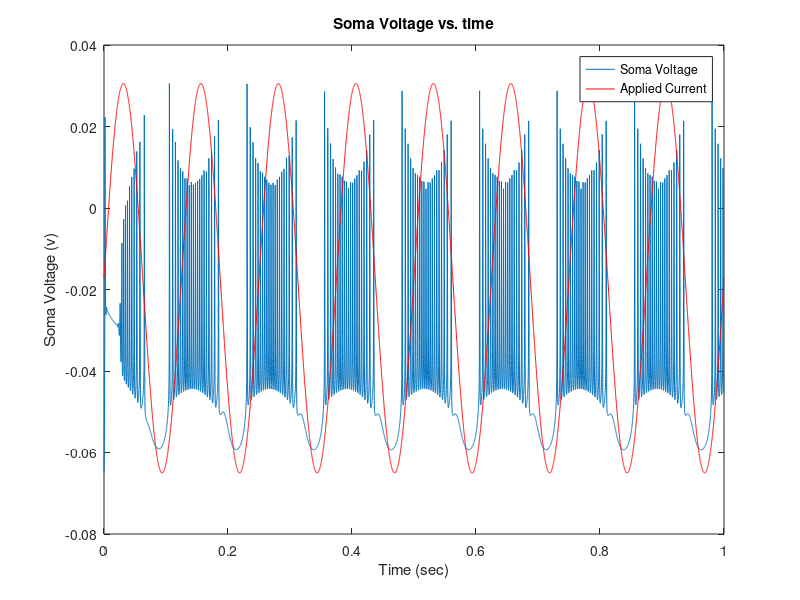

Source code (MATLAB):
% Question 1 a
% This model is the two-compartment alternative to the Pinsky-Rinzel model (1994)
clear
dt = 0.0001; %.1 ms
tmax=1;

iclamp_flag = 1; % if this is 1, run under current clamp conditions
vclamp_flag = 0; % otherwise this should be 1, for voltage clamp conditions

vstart = 0.25;  % time to step voltage
vlength = 0.5;  % length of voltage step
V0 = -0.080     % initial voltage before step
Ve = -0.040;    % value of votage stepped to

E_L = -0.065;   % leak reversal potential
E_Na = 0.055;   % reversal for sodium channels
E_K = -0.090;   % reversal for potassium channels

g_LD = 1.8e-6;     % specific leak conductance in Siemens per mm-square
g_LS = 1.8e-6;     % specific leak conductance in Siemens per mm-square
g_Na = 0.55e-3;   % specific sodium conductance
g_Na = 0.75e-3;
g_K = 0.25e-3;    % specific potassium conductance
g_NaP = 2e-6;    % persistent sodium conductance
g_KS = 20e-6;      % Slow Potassium conductance

g_Link = 12e-6; % conductance linking dendrite and soma divided by total membrane area
%g_Link = 500e-6; % conductance linking dendrite and soma divided by total membrane area

S_frac = 0.15;  % fraction of total membrane area that is soma
D_frac = 1-S_frac; % rest of area is dendritic

g_S_Link = g_Link/S_frac; %link conductance divided by somatic area
g_D_Link = g_Link/D_frac; % link conductance divided by dendritic area

cm = 10e-9;     % specific membrane capacitance in Farads per mm-square

t=0:dt:tmax;        % time vector
VS=zeros(size(t));  % somatic voltage vector
VD=zeros(size(t));  % dendritic voltage vector

I_L= zeros(size(t));
I_Na = zeros(size(t));
I_K = zeros(size(t));
I_NaP = zeros(size(t));
I_KS = zeros(size(t));
IS = zeros(size(t));
ID = zeros(size(t));
I_Link = zeros(size(t));
I_LD = zeros(size(t));
I_LS = zeros(size(t));

if ( iclamp_flag ) % i.e. if in current-clamp mode 
    VS(1) = E_L;    % set the inititial value of somatic voltage     
    VD(1) = E_L;    % set the inititial value of dendritic voltage     
end

n=zeros(size(t));   % n: potassium activation gating variable
n(1) = 0.0;         % start off at zero
m=zeros(size(t));   % m: sodium activation gating variable
m(1) = 0.0;         % start off at zero
h=zeros(size(t));   % h: sodim inactivation gating variplot(t,V)able
h(1) = 0.0;         % start off at zero

a=zeros(size(t));   % A-current activation gating variable
a(1) = 0.0;         % start off at zero
b=zeros(size(t));   % A-current inactivation gating variable
b(1) = 0.0;         % start off at zero

mnap=zeros(size(t)); % persistent sodium current activation gating variable
mnap(1) = 0.0;          
mks=zeros(size(t)); % slow potassium activation gating variable
mks(1) = 0.0;

%%%%%%%%%%%%%%%%%%%%%%%%%%%%Code Added Below%%%%%%%%%%%%%%%%%%%%%%%%%%
Amplitude1 = 100e-9;        %amplitude
VerticalShift1 = 300e-9;    %Y shift
Period = 8;                 %Period

%create current
Iapp= Amplitude1*sin(2*pi*Period*t)+VerticalShift1;

%create spike vector
spikes = zeros(size(t));    %initialize to 0's
threshold = 0;              %What we count as a spike

%%%%%%%%%%%%%%%%%%%%%%%%%%%%Code Added Above%%%%%%%%%%%%%%%%%%%%%%%%%%

Vapp=zeros(size(t)); % Applied voltage, relevant in voltage-clamp mode
if ( vclamp_flag )
    for i = 1:round(vstart/dt)          % % make V0 before pulse
        Vapp(i) = V0;
    end
    for i=round(vstart/dt)+1:round((vstart+vlength)/dt) % make Ve for duration of voltage pulse
        Vapp(i) = Ve;
    end
    for i=round((vstart+vlength)/dt):length(Vapp) % make V0 following pulse
        Vapp(i) = V0;
    end
end

for i = 2:length(t); % now see how things change through time
    I_LS(i) = g_LS*(E_L-VS(i-1));
    I_LD(i) = g_LD*(E_L-VD(i-1));
   
    Vm = VS(i-1)*1000; % converts voltages to mV
    VmD = VD(i-1)*1000; % converts voltages to mV
    
    % Sodium and potassium gating variables are defined by the
    % voltage-dependent transition rates between states, labeled alpha and
    % beta. 
    if ( Vm == -31 ) 
        alpha_m = 10;
    else 
        alpha_m = 1*(Vm+31)/(1-exp(-0.1*(Vm+31)));
    end
    beta_m = 40*exp(-(Vm+56)/18);

    alpha_h = 0.233*exp(-0.05*(Vm+47));
    beta_h = 3.33/(1+exp(-0.1*(Vm+17)));
    

    if ( Vm == -34 ) 
       alpha_n = 0.033/0.1;
    else
        alpha_n = 0.033*(Vm+34)/(1-exp(-0.1*(Vm+34)));
    end
    beta_n = 0.417*exp(-0.0125*(Vm+44));
     
    % From the alpha and beta for each gating variable we find the steady
    % state values (_inf) and the time constants (tau_) for each m,h and n.
    
    tau_m = 1e-3/(alpha_m+beta_m);      % time constant converted from ms to sec
    m_inf = alpha_m/(alpha_m+beta_m);
 
    if( m_inf < 0 ) 
        m_inf = 0;
    end
    if ( m_inf > 1 ) 
        m_inf = 1;
    end
        
    tau_h = 1e-3/(alpha_h+beta_h);      % time constant converted from ms to sec
    h_inf = alpha_h/(alpha_h+beta_h);
    if ( h_inf < 0 ) 
        h_inf = 0;
    end
    if ( h_inf > 1 )
        h_inf = 1;
    end
    
    tau_n = 1e-3/(alpha_n+beta_n);      % time constant converted from ms to sec
    n_inf = alpha_n/(alpha_n+beta_n);   
    if ( n_inf < 0 ) 
        n_inf = 0;
    end
    if ( n_inf > 1 ) 
        n_inf = 1;
    end
    
    m(i) = m_inf - (m_inf-m(i-1))*exp(-dt/tau_m);    % Update m, assuming time constant is neglible.
    
    h(i) = h_inf - (h_inf-h(i-1))*exp(-dt/tau_h);    % Update h
    
    n(i) = n_inf - (n_inf-n(i-1))*exp(-dt/tau_n);    % Update n
    
    % For the persistent sodium current, activation is assumed so fast that
    % steady state value is reached immediately with no timec onstant.
    
    mnap_inf = 1/(1+exp(-(VmD+57.7)/7.7));
       
    mnap(i) = mnap_inf;    % Update mnap
    
    % Now the slow potassium conductance:
    
    mks_inf = 1/(1+exp(-(VmD+35)/6.5));
    tau_mks = 200e-3/( exp(-(VmD+55)/30) +exp((VmD+55)/30) );
   
    mks(i) = mks_inf - (mks_inf-mks(i-1))*exp(-dt/tau_mks);
    
    g_Na_now = g_Na*m(i)*m(i)*m(i)*h(i);
    I_Na(i) = g_Na_now*(E_Na-VS(i-1)); % sodium current in soma
    
    g_K_now = g_K*n(i)*n(i)*n(i)*n(i);
    I_K(i) = g_K_now*(E_K-VS(i-1)); % potassium delayed rectifier current, soma
    
    g_NaP_now = g_NaP*mnap(i)*mnap(i)*mnap(i);
    I_NaP(i) = g_NaP_now*(E_Na-VD(i-1)); % persistent sodium current in dendrite
    
    g_KS_now = g_KS*mks(i);
    I_KS(i) = g_KS_now*(E_K-VD(i-1)); % slow potassium current in dendrite
    
    I_Link(i) = g_Link*(VD(i-1)-VS(i-1));
    
    IS(i) = I_LS(i)+I_Na(i)+I_K(i)+I_Link(i)/S_frac; % total current in soma
    ID(i) = I_LD(i)+I_NaP(i)+I_KS(i)-I_Link(i)/D_frac; % total current in dendrite
    
    gS_Tot = g_LS+g_Na_now+g_K_now+g_S_Link;
    VS_inf = (g_LS*E_L + g_Na_now*E_Na + g_K_now*E_K ...
            + VD(i-1)*g_S_Link)/gS_Tot;
                   
    gD_Tot = g_LD+g_NaP_now+g_KS_now+g_D_Link;
    VD_inf = (g_LD*E_L + g_NaP_now*E_Na + g_KS_now*E_K ...
            + VS(i-1)*g_D_Link + Iapp(i))/gD_Tot;
                   
    VS(i) = VS_inf - (VS_inf-VS(i-1))*exp(-dt*gS_Tot/cm);  % Update the membrane potential, V.
    VD(i) = VD_inf - (VD_inf-VD(i-1))*exp(-dt*gD_Tot/cm);  % Update the membrane potential, V.

    if ( vclamp_flag )      % if we are using voltage clamp
        VS(i) = Vapp(i);     % ignore the voltage integration and set V to be the applied voltage
    end
    
%%%%%%%%%%%%%%%%%%%%%%Code Added Below%%%%%%%%%%%%%%%%%%%%%%%%%%
    if( VS(i) >= threshold && VS(i-1) < threshold) %count as spike
        spikes(i) = 1;
    end
%%%%%%%%%%%%%%%%%%%%%%Code Added Above%%%%%%%%%%%%%%%%%%%%%%%%%%
    
end

Amplitude = (max(VS) - min(VS))/2;
VerticalShift = (max(VS) + min(VS))/2;

adjustedIapp = Amplitude*sin(2*pi*Period*t)+VerticalShift;

figure;
plot(t,VS)
hold on
plot(t,adjustedIapp,'r');
legend('Soma Voltage', 'Applied Current');
xlabel('Time (sec)')
ylabel('Soma Voltage (v)')
title('Soma Voltage vs. time')
